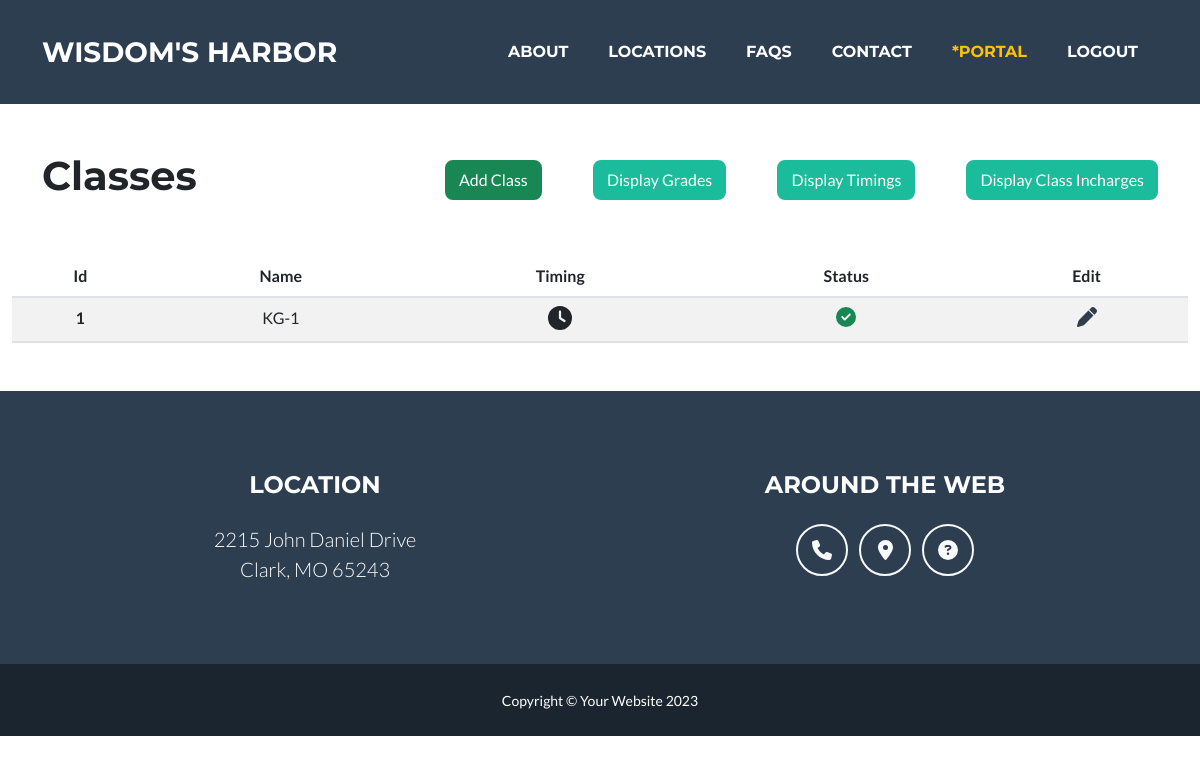
The app's page /classes/display/ (signed in) with its own data.
### school/models.py (models this page shows, shortened)
class ClassAndTiming(models.Model):
    class_name = models.ForeignKey(Grade, on_delete=models.SET_NULL, null=True)
    period_one = models.ForeignKey(Timing, on_delete=models.CASCADE, related_name='period_one')
    period_one_subject = models.ForeignKey(Subject, on_delete=models.SET_NULL, null=True, blank=True, related_name = 'period_one_subject')
    period_one_teacher = models.ForeignKey(Staff, on_delete=models.SET_NULL, null=True, blank = True, related_name = 'period_one_teacher')
    period_two = models.ForeignKey(Timing, on_delete=models.CASCADE, related_name='period_two')
    period_two_subject = models.ForeignKey(Subject, on_delete=models.SET_NULL, null=True, blank=True, related_name = 'period_two_subject')
    period_two_teacher = models.ForeignKey(Staff, on_delete=models.SET_NULL, null=True, blank = True, related_name = 'period_two_teacher')
    period_three = models.ForeignKey(Timing, on_delete=models.CASCADE, related_name='period_three')
    period_three_subject = models.ForeignKey(Subject, on_delete=models.SET_NULL, null=True, blank=True, related_name = 'period_three_subject')
    period_three_teacher = models.ForeignKey(Staff, on_delete=models.SET_NULL, null=True, blank = True, related_name = 'period_three_teacher')
    period_four = models.ForeignKey(Timing, on_delete=models.CASCADE, related_name='period_four')
    period_four_subject = models.ForeignKey(Subject, on_delete=models.SET_NULL, null=True, blank=True, related_name = 'period_four_subject')
    period_four_teacher = models.ForeignKey(Staff, on_delete=models.SET_NULL, null=True, blank = True, related_name = 'period_four_teacher')
    period_five = models.ForeignKey(Timing, on_delete=models.CASCADE, related_name='period_five')
    period_five_subject = models.ForeignKey(Subject, on_delete=models.SET_NULL, null=True, blank=True, related_name = 'period_five_subject')
    period_five_teacher = models.ForeignKey(Staff, on_delete=models.SET_NULL, null=True, blank = True, related_name = 'period_five_teacher')
    period_six = models.ForeignKey(Timing, on_delete=models.CASCADE, related_name='period_six')
    period_six_subject = models.ForeignKey(Subject, on_delete=models.SET_NULL, null=True, blank=True, related_name = 'period_six_subject')
    period_six_teacher = models.ForeignKey(Staff, on_delete=models.SET_NULL, null=True, blank = True, related_name = 'period_six_teacher')
    period_seven = models.ForeignKey(Timing, on_delete=models.CASCADE, related_name='period_seven')
    period_seven_subject = models.ForeignKey(Subject, on_delete=models.SET_NULL, null=True, blank=True, related_name = 'period_seven_subject')
    period_seven_teacher = models.ForeignKey(Staff, on_delete=models.SET_NULL, null=True, blank = True, related_name = 'period_seven_teacher')
    status = models.BooleanField(default=True)

class Grade(models.Model):
    name = models.CharField(max_length=255)
    status = models.BooleanField(default=True)
    def __str__(self):
        return self.name

### school/views.py (the view)
# urls.py: path('classes/display/', views.display_classes, name='display_classes'),
def display_classes(request):
    if request.user.is_authenticated:
        if request.user.is_superuser:
            data = ClassAndTiming.objects.all()
            return render(request, 'display_classes.html', { 'data' : data })
        else:
            messages.warning(request, 'This page is for admin only!')
            return redirect('home')
    else:
        messages.warning(request, 'please login first!')
        return redirect('login')

### school/templates/display_classes.html (shortened to what this page needs)
{% extends 'layout.html' %}
{% load static %}
{% block 'content' %}
    <div class="container-fluid">
        <div class="container my-5 d-flex align-items-center justify-content-between">
            <h1>Classes</h1>
            <div>
                <a href="{% url 'add_class' %}" class="btn btn-success">Add Class</a>
                <a href="{% url 'display_grades' %}" class="btn btn-primary ms-5">Display Grades</a>
                <a href="{% url 'display_timings' %}" class="btn btn-primary ms-5">Display Timings</a>
                <a href="{% url 'display_class_incharges' %}" class="btn btn-primary ms-5">Display Class Incharges</a>
            </div>
        </div>
        <table class="table table-striped text-center">
            <thead>
                <tr>
                    <th>Id</th>
                    <th>Name</th>
                    <th>Timing</th>
                    <th>Status</th>
                    <th>Edit</th>
                </tr>
            </thead>
            <tbody>
                {% for class in data %}
                    <tr>
                        <th>{{class.id}}</th>
                        <td>{{class.class_name}}</td>
                        <td>
                            <a href="{% url 'class_details' class.id %}">
                                <i class="fa-solid fa-clock fs-4 text-dark"></i>
                            </a>
                        </td>
                        <td>
                            <a href="{% url 'change_class_status' class.id %}">
                                {% if class.status %}
                                    <i class="fa-solid fa-circle-check fs-5 text-success"></i>
                                {% else %}
                                    <i class="fa-solid fa-circle-xmark text-danger"></i>
                                {% endif %}
                            </a>
                        </td>
                        <td>
                            <a style="color: transparent;" href="{% url 'edit_class' class.id %}">
                                <i class="fa-solid fa-pen fs-5 text-secondary"></i>
                            </a>
                        </td>
                    </tr>
                {% endfor %}
            </tbody>
        </table>
    </div>
{% endblock %}

### records on screen
ClassAndTiming: id "1", class_name "KG-1", status True (drawn)
